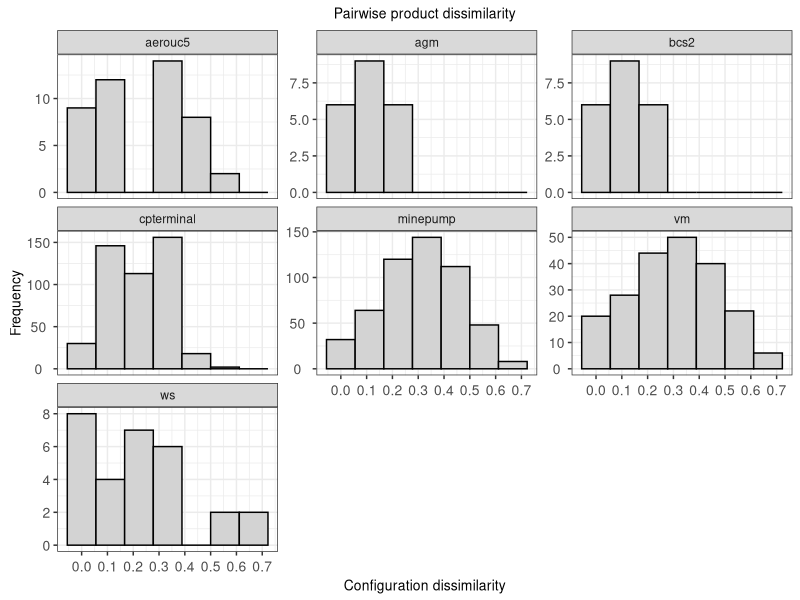
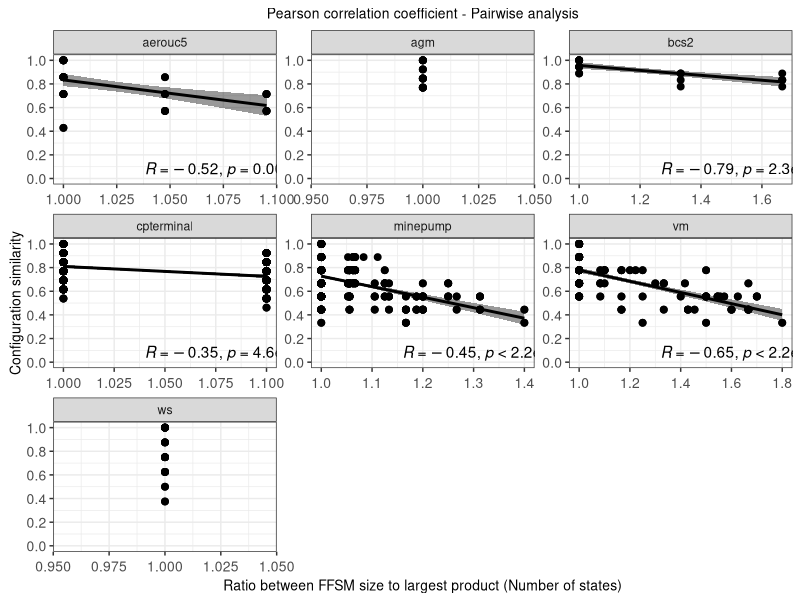
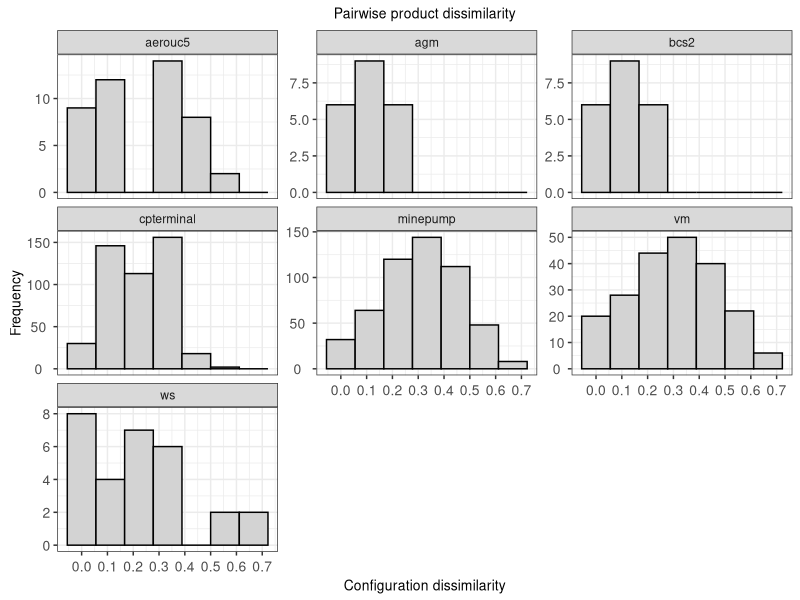
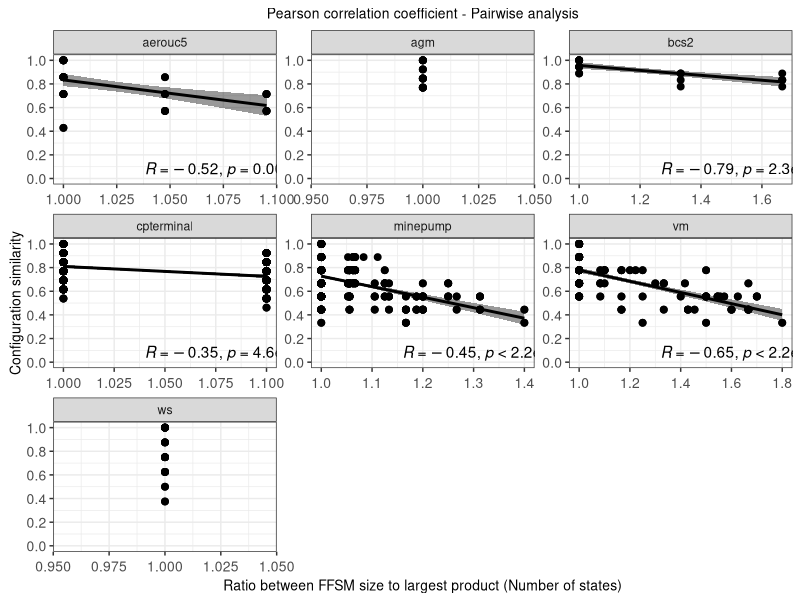

R code for these plots, in order: (Note: this script raises an error after producing the figures.)
list.of.packages <- c("ggpubr","ggrepel","ggplot2","effsize","stringr","reshape","dplyr")

# new.packages <- list.of.packages[!(list.of.packages %in% installed.packages(lib.loc="/home/cdnd1/Rpackages/")[,"Package"])]
# if(length(new.packages)) install.packages(new.packages,lib="/home/cdnd1/Rpackages/")
# lapply(list.of.packages,require,character.only=TRUE, lib.loc="/home/cdnd1/Rpackages/")

new.packages <- list.of.packages[!(list.of.packages %in% installed.packages()[,"Package"])]
if(length(new.packages)) install.packages(new.packages, dependencies = TRUE)
lapply(list.of.packages,require,character.only=TRUE)

rm(new.packages,list.of.packages)

# tab_lst <- NULL
# for (an_spl in c("agm", "bcs2")) {
# # for (an_spl in c("agm", "vm", "ws", "bcs2")) {
# # for (an_spl in c("agm", "vm", "ws", "bcs2", "cpterminal", "minepump")) {
# # for (an_spl in c("agm", "vm", "ws", "bcs2", "cpterminal", "minepump", "aerouc5")) {
#   tab_c<-read.table(paste("./pair/pair_merging_",an_spl,".log",sep = ""),sep="/", header=TRUE)
#   tab_d<-read.table(paste("./pair/pair_dissimilarity_",an_spl,".log",sep = ""),sep="\t", header=TRUE)
#   tab_l<-read.table(paste("./pair/pair_comparelanguages_",an_spl,".log",sep = ""),sep="|", header=TRUE)
#   tab_m<-merge(merge(tab_c,tab_d),tab_l)
#   tab_m$SPL <- an_spl
#   if(is.null(tab_lst)){
#     tab_lst <- tab_m
#   }else{
#     tab_lst <- rbind(tab_lst,tab_m)
#   }
#   rm(tab_c,tab_d,tab_l,tab_m)
# }
# write.table(tab_lst,"./pair_mdc.tab")
tab_lst<-read.table("./pair_mdc.tab")

tab_lst$RatioStatesMax<- apply(tab_lst[,c("TotalStatesRef","TotalStatesUpdt")],1,max)
tab_lst$RatioStatesMax<- tab_lst$StatesFFSM/tab_lst$RatioStatesMax

tab_lst$RatioTransitionsMax<- apply(tab_lst[,c("TotalTransitionsRef","TotalTransitionsUpdt")],1,max)
tab_lst$RatioTransitionsMax<- tab_lst$TransitionsFFSM/tab_lst$RatioTransitionsMax

# dissimilarity histogram 
p<-ggplot(tab_lst, aes(x=ConfigDissim)) + 
  geom_histogram(color="black", fill="lightgrey", bins=7)+
  labs(x = "Configuration dissimilarity", y = "Frequency", title = "Pairwise product dissimilarity")+
  scale_x_continuous(breaks = seq(0,1,0.1))+
  theme_bw()+
  theme(
    plot.title = element_text(hjust = 0.5, size=10),
    axis.text.x  = element_text(angle = 0,   hjust = 0.5, vjust = 0.5, size=10),
    axis.text.y  = element_text(angle = 0,   hjust = 0.5, vjust = 0.5, size=10),
    axis.title.x  = element_text(angle = 0,  hjust = 0.5, vjust = 0.5, size=10),
    axis.title.y  = element_text(angle = 90, hjust = 0.5, vjust = 0.5, size=10)
  )+facet_wrap(SPL~.,scales = "free_y")
print(p)
filename <- "histogram_dissim.pdf"
ggsave(device=cairo_pdf, filename, width = 8, height = 4, dpi=320)


# # dissimilarity (recall) histogram 
# p<-ggplot(tab_lst, aes(x=Recall)) + 
#   geom_histogram(color="black", fill="lightgrey", bins=7)+
#   labs(x = "Configuration dissimilarity", y = "Frequency", title = "Pairwise product dissimilarity")+
#   scale_x_continuous(breaks = seq(0,1,0.1))+
#   theme_bw()+
#   theme(
#     plot.title = element_text(hjust = 0.5, size=10),
#     axis.text.x  = element_text(angle = 0,   hjust = 0.5, vjust = 0.5, size=10),
#     axis.text.y  = element_text(angle = 0,   hjust = 0.5, vjust = 0.5, size=10),
#     axis.title.x  = element_text(angle = 0,  hjust = 0.5, vjust = 0.5, size=10),
#     axis.title.y  = element_text(angle = 90, hjust = 0.5, vjust = 0.5, size=10)
#   )+facet_wrap(SPL~.,scales = "free_y")
# print(p)
# filename <- "histogram_recall.pdf"
# ggsave(device=cairo_pdf, filename, width = 8, height = 4, dpi=320)

# 
# # ratio size histogram 
# p<-ggplot(tab_lst, aes(x=RatioStatesMax)) + 
#   geom_histogram(color="black", fill="lightgrey", bins=7)+
#   labs(x = "Ratio between sizes of FFSM to largest product", y = "Frequency", title = "Ratio between FFSM to product sizes - Pairwise analysis")+
#   # scale_x_continuous(breaks = seq(0,1,0.1))+
#   theme_bw()+
#   theme(
#     plot.title = element_text(hjust = 0.5, size=10),
#     axis.text.x  = element_text(angle = 0,   hjust = 0.5, vjust = 0.5, size=10),
#     axis.text.y  = element_text(angle = 0,   hjust = 0.5, vjust = 0.5, size=10),
#     axis.title.x  = element_text(angle = 0,  hjust = 0.5, vjust = 0.5, size=10),
#     axis.title.y  = element_text(angle = 90, hjust = 0.5, vjust = 0.5, size=10)
#   )+facet_wrap(SPL~.,scales = "free_y")
# print(p)
# filename <- "histogram_ratsizemax.pdf"
# ggsave(device=cairo_pdf, filename, width = 8, height = 4, dpi=320)

tab_lst$ConfigSim <- 1-tab_lst$ConfigDissim
{
  corrMethod<-"pearson"
  # x_col = "Recall";               xlab_txt = "Recall"
  # x_col = "Precision";            xlab_txt = "Precision"
  # x_col = "F.measure";            xlab_txt = "F-Measure"
  # x_col = "RatioStates";          xlab_txt = "Ratio between FFSM size to total size of products pairs"
  x_col = "RatioStatesMax";       xlab_txt = "Ratio between FFSM size to largest product (Number of states)"
  # x_col <- "RatioTransitionsMax"; xlab_txt <- "Ratio between FFSM size to largest product (Number of transitions)"
  # y_col <- "RatioFeatures"; ylab_txt <- "Amount of feature sharing";
  y_col <- "ConfigSim"; ylab_txt <- "Configuration similarity";
  # y_col <- "ConfigDissim"; ylab_txt <- "Configuration dissimilarity"; 
  
  y_title <- "Pearson correlation coefficient - Pairwise analysis"
  
  plot<-ggscatter(tab_lst,
                  x = x_col, xlab = xlab_txt,
                  y = y_col, ylab = ylab_txt,
                  title = y_title,
                  add = "reg.line",
                  cor.coeff.args = list(method = corrMethod, label.x.npc = 0.4, label.y.npc = 0.1),
                  conf.int = TRUE, # Add confidence interval
                  cor.coef = TRUE # Add correlation coefficient. see ?stat_cor
  )+
    theme_bw()+
    scale_y_continuous(breaks = seq(0,1,0.2), limits = c(0,1))+
    theme(
      plot.title = element_text(hjust = 0.5, size=10),
      axis.text.x  = element_text(angle = 0,   hjust = 0.5, vjust = 0.5, size=10),
      axis.text.y  = element_text(angle = 0,   hjust = 0.5, vjust = 0.5, size=10),
      axis.title.x  = element_text(angle = 0,  hjust = 0.5, vjust = 0.5, size=10),
      axis.title.y  = element_text(angle = 90, hjust = 0.5, vjust = 0.5, size=10)
    )+facet_wrap(SPL~.,scales = "free")
  
  print(plot)
  # filename <- paste("correlation_",an_spl,".pdf",sep = "")
  # filename <- "correlation.pdf"
  filename <- paste("correlation_",x_col,"_",y_col,".pdf",sep = "")
  ggsave(device=cairo_pdf, filename, width = 8, height = 4, dpi=320)
}

# all_tabs <- NULL
# for (logId in seq(0,29)) {
#     logId <- str_pad(logId, 2, pad = "0")
#     for (an_spl in c("agm", "vm", "ws", "bcs2", "cpterminal", "minepump")) {
#       # for (an_spl in c("agm", "vm", "ws", "bcs2", "cpterminal", "minepump", "aerouc5")) {
#       for (xmdp in c("lmdp", "gmdp", "rndp")) {
#       # for (xmdp in c("lmdp", "rndp")) {
#         # for (tsort in c("dis")) {
#         for (tsort in c("dis", "sim")) {
#           if(xmdp=="rndp" && tsort == "sim"){ next }
#           tab<-read.table(paste("./prtz/",xmdp,"_",tsort,"_",logId,"_",an_spl,"_l.txt.tab",sep = ""),sep="|", header=TRUE)
#           tab$Index <- seq(nrow(tab))
#           tab$SPL <- an_spl
#           # tab$Prioritization <- paste(xmdp,tsort)
#           tab$Prioritization <- xmdp
#           tab$ID <- logId
#           tab$Criteria <- tsort
#           if(is.null(all_tabs)) all_tabs <- tab
#           else{
#             all_tabs <- rbind(all_tabs,tab)
#           }
#         }
#       }
#     }
# }
# write.table(all_tabs,"./recov_prtz.tab")
all_tabs<-read.table("./recov_prtz.tab")

summarized_tab <- all_tabs %>%
  group_by(SPL,Prioritization,Criteria,ID) %>%
  summarize(
    sum_Precision = sum(Precision),
    sum_Recall    = sum(Recall),
    sum_Fmeasure  = sum(F.measure),
    len_Precision = length(Precision),
    len_Recall    = length(Recall),
    len_Fmeasure  = length(F.measure)
  )
summarized_df<-data.frame(summarized_tab)

# summarized_df$APFD_Precision  <- 1-summarized_df$sum_Precision/ summarized_df$len_Precision + 1/(2*summarized_df$len_Precision)
# summarized_df$APFD_Recall     <- 1-summarized_df$sum_Recall   / summarized_df$len_Recall    + 1/(2*summarized_df$len_Recall)
# summarized_df$APFD_Fmeasure   <- 1-summarized_df$sum_Fmeasure / summarized_df$len_Fmeasure  + 1/(2*summarized_df$len_Fmeasure)

summarized_df$APFD_Precision <- summarized_df$sum_Precision/summarized_df$len_Precision
summarized_df$APFD_Recall    <- summarized_df$sum_Recall/summarized_df$len_Recall
summarized_df$APFD_Fmeasure  <- summarized_df$sum_Fmeasure/summarized_df$len_Fmeasure


for (a_metric in c('APFD_Precision', 'APFD_Recall', 'APFD_Fmeasure')) {
  p <- ggplot(data=summarized_df[(summarized_df$Criteria!="sim"),], aes_string(x="Prioritization",y=a_metric,color="Prioritization",fill="Prioritization")) +
    geom_boxplot(color = "black")+
    stat_boxplot(geom ='errorbar',color = "black")+
    # geom_hline(colour="gray", yintercept=6,linetype="solid") +
    # geom_hline(colour="gray", yintercept=14,linetype="dashed") +
    # geom_hline(colour="gray", yintercept=13,linetype="longdash") +
    # annotate("text",x = 0.650, y = 6, label="Hc AGM" , size = 2)+
    # annotate("text",x = 1.550, y = 14, label="Hc VM" , size = 2)+
    # annotate("text",x = 2.750, y = 13, label="Hc WS" , size = 2)+
    # scale_y_continuous(limits=c(0,1),breaks=seq(0,1,0.1))+
    # scale_fill_brewer(palette="Greens") +
    # labs(x = "Software product line", y = "Number of states")+
    scale_fill_brewer(palette="Greys") +
    theme_bw() +facet_wrap(SPL~.,scales = "free")
  print(p)
  filename <- paste(a_metric,".pdf",sep="")
  ggsave(device=cairo_pdf, filename, width = 6, height = 3, dpi=320)  # ssh plots
}


# {logId<-1
# # for (logId in seq(1,30)) {
#   logId <- str_pad(logId, 2, pad = "0")
#   for (an_spl in unique(all_tabs$SPL)) {
#     sub_tab<-data.frame(all_tabs[(all_tabs$SPL==an_spl & all_tabs$ID==logId),])
#     colnames(sub_tab)
#     # tab_melt <- melt(sub_tab[,c('Index', 'Prioritization', 'Criteria',"Precision","Recall","F.measure")],  id.vars = c('Index', 'Prioritization', 'Criteria'), variable.name = 'Metric')
#     tab_melt <- melt(sub_tab[,c('Index', 'Prioritization', 'Criteria',"Recall")],  id.vars = c('Index', 'Prioritization', 'Criteria'), variable.name = 'Metric')  
#     
#     plot<-ggplot(tab_melt, aes(Index,value)) +
#       geom_line(aes(colour = Criteria))+
#       theme_bw()+
#       scale_y_continuous(breaks = seq(0,1,0.1), limits = c(0,1))+
#       theme(
#         plot.title = element_text(hjust = 0.5, size=10),
#         axis.text.x  = element_text(angle = 0,   hjust = 0.5, vjust = 0.5, size=10),
#         axis.text.y  = element_text(angle = 0,   hjust = 0.5, vjust = 0.5, size=10),
#         axis.title.x  = element_text(angle = 0,  hjust = 0.5, vjust = 0.5, size=10),
#         axis.title.y  = element_text(angle = 90, hjust = 0.5, vjust = 0.5, size=10)
#       )+
#       labs(x = "Number of products analyzed", y="Sensitivity", title = paste('Family model recovering - Sensitivity (',an_spl,' - ID',logId,')',sep = ''))
#     print(plot)
#   }
# }
# tab_melt <- melt(all_tabs[c("Index","Prioritization","Criteria","Recall")] ,  id.vars = c('Index', 'Prioritization', 'Criteria'), variable.name = 'Metric')

# 
# ##########################################################################
# 
# tab_recov<-read.table("recovering_ffsm.tab",sep="\t", header=TRUE)
# tab_recov[,"Products.Analyzed"]<-tab_recov[,"Products.Analyzed"]*100
# plot <- ggplot(data=tab_recov, aes_string(x="Products.Analyzed", y="StatesFFSM",shape="SPL")) +
#   geom_line(stat = "identity",aes_string(linetype="SPL"))+
#   labs(
#     y = "FFSM size",
#     x = "Percentage of products analyzed",
#     title = "Size of the FFSMs recovered"
#     )+
#   scale_x_continuous(breaks = seq(0,100,10)) +
#   scale_y_continuous(breaks = seq(0,15,1))+
#   theme_bw()+
#   geom_hline(colour="gray", yintercept=6,linetype="solid") +
#   geom_hline(colour="gray", yintercept=14,linetype="dashed") +
#   geom_hline(colour="gray", yintercept=13,linetype="longdash") +
#   annotate("text",x = 90, y = 6, label="Hand-crafted AGM" , size = 3)+
#   annotate("text",x = 90, y = 14, label="Hand-crafted VM" , size = 3)+
#   annotate("text",x = 90, y = 13, label="Hand-crafted WS" , size = 3)+
#   theme(
#     # plot.title = element_text(hjust = 0.5, size=9),
#     plot.title = element_blank(),
#     legend.position="top",
#     axis.text.x  = element_text(angle = 0,   hjust = 0.5, vjust = 0.5, size=8),
#     axis.text.y  = element_text(angle = 0,   hjust = 0.5, vjust = 0.5, size=8),
#     axis.title.x  = element_text(angle = 0,  hjust = 0.5, vjust = 0.5, size=8),
#     axis.title.y  = element_text(angle = 90, hjust = 0.5, vjust = 0.5, size=8)
#   )
# 
# plot
# filename <- paste("recovering_ffsm_",an_spl,".pdf",sep = "")
# ggsave(device=cairo_pdf, filename, width = 6, height = 4, dpi=320)  # ssh plots
# 
# 
# 
# 
# # spl_name<-tab_recov$SPL
# spl_name<-gsub("_[0-9]+\\.[a-z]+$","",tab$Reference)
# spl_name<-toupper(gsub("^fsm_","",spl_name))
# tot_prod_siz<-tab$TotalStatesRef+tab$TotalStatesUpdt
# ffsm_siz<-tab$StatesFFSM
# tab_prods<-data.frame(SPL=spl_name,Size=ffsm_siz,Model=rep("FFSM",length(spl_name)))
# tab_prods<-rbind(tab_prods,setNames(data.frame(spl_name,tot_prod_siz,rep("All products",length(spl_name))),names(tab_prods)))
# 
# plot <- ggplot(data=tab_prods, aes_string(x="SPL",y="Size",color="Model",fill="Model")) +
#   geom_boxplot(color = "black")+
#   stat_boxplot(geom ='errorbar',color = "black")+
#   # geom_hline(colour="gray", yintercept=6,linetype="solid") +
#   # geom_hline(colour="gray", yintercept=14,linetype="dashed") +
#   # geom_hline(colour="gray", yintercept=13,linetype="longdash") +
#   # annotate("text",x = 0.650, y = 6, label="Hc AGM" , size = 2)+
#   # annotate("text",x = 1.550, y = 14, label="Hc VM" , size = 2)+
#   # annotate("text",x = 2.750, y = 13, label="Hc WS" , size = 2)+
#   # scale_y_continuous(limits=c(0,30),breaks=seq(0,30,5))+
#   scale_y_continuous(breaks=seq(0,30,5))+
#   # scale_fill_brewer(palette="Greens") +
#   scale_fill_brewer(palette="Greys") +
#   theme_bw() +
#   labs(x = "Software product line", y = "Number of states")
# plot
# filename <- "tot_size_prod.pdf"
# ggsave(device=cairo_pdf, filename, width = 6, height = 3, dpi=320)  # ssh plots
# 
# plot <- ggplot(data=tab_prods[(tab_prods$Model=="FFSM"),], aes_string(x="SPL",y="Size",color="Model",fill="SPL")) +
#   geom_boxplot(color = "black")+
#   stat_boxplot(geom ='errorbar', color = "black")+
#   geom_hline(colour="gray", yintercept=6,linetype="solid") +
#   geom_hline(colour="gray", yintercept=14,linetype="dashed") +
#   geom_hline(colour="gray", yintercept=13,linetype="longdash") +
#   annotate("text",x = 1.0, y = 6, label="Hand-crafted AGM" , size = 2.5)+
#   annotate("text",x = 2.0, y = 14, label="Hand-crafted VM" , size = 2.5)+
#   annotate("text",x = 3.0, y = 13, label="Hand-crafted WS" , size = 2.5)+
#   scale_y_continuous(limits=c(0,23),breaks=seq(0,23,2))+
#   # scale_fill_grey() +
#   scale_fill_brewer(palette="Greys") +
#   theme_bw()+
#   theme(
#     legend.position="none"Château de Chambord
#   )+
#   labs(x = "Software product line", y = "Number of states")
# 
# plot
# filename <- "tot_size_prod_2.pdf"
# ggsave(device=cairo_pdf, filename, width = 4.5, height = 3, dpi=320)  # ssh plots
# 
# 
# ffsm_orig_size<-list()
# ffsm_orig_size[["AGM"]]<-21
# ffsm_orig_size[["VM"]]<-14
# ffsm_orig_size[["WS"]]<-13
# for (variable in unique(spl_name)) {
#   tmp_tab<-tab_prods[tab_prods$SPL==variable,]
#   wilc_val<-wilcox.test(tmp_tab[tmp_tab$Model=="All products","Size"],tmp_tab[tmp_tab$Model=="FFSM","Size"])
#   print(paste(variable," p-value = ",wilc_val$p.value))
#   vd_val<-VD.A(tmp_tab$Size,tmp_tab$Model)
#   print(paste(variable," Â = ",vd_val$estimate,"(",vd_val$magnitude,")"))
# }
# 
# for (variable in unique(spl_name)) {
#   tmp_tab<-tab_prods[tab_prods$SPL==variable,]
#   subtmp_tab<-tmp_tab[tmp_tab$Model=="FFSM",]
#   subtmp_tab<-rbind(subtmp_tab,setNames(data.frame(rep(variable,length(subtmp_tab)),rep(ffsm_orig_size[[variable]],length(subtmp_tab)),"Original Size"),names(subtmp_tab)))
#   subtmp_tab$Model<-droplevels(subtmp_tab$Model)
#   wilc_val<-wilcox.test(subtmp_tab[subtmp_tab$Model=="FFSM","Size"],subtmp_tab[subtmp_tab$Model=="Original Size","Size"])
#   print(paste(variable," p-value = ",wilc_val$p.value))
#   vd_val<-VD.A(subtmp_tab$Size,subtmp_tab$Model)
#   print(paste(variable," Â = ",vd_val$estimate,"(",vd_val$magnitude,")"))
# }
# 
